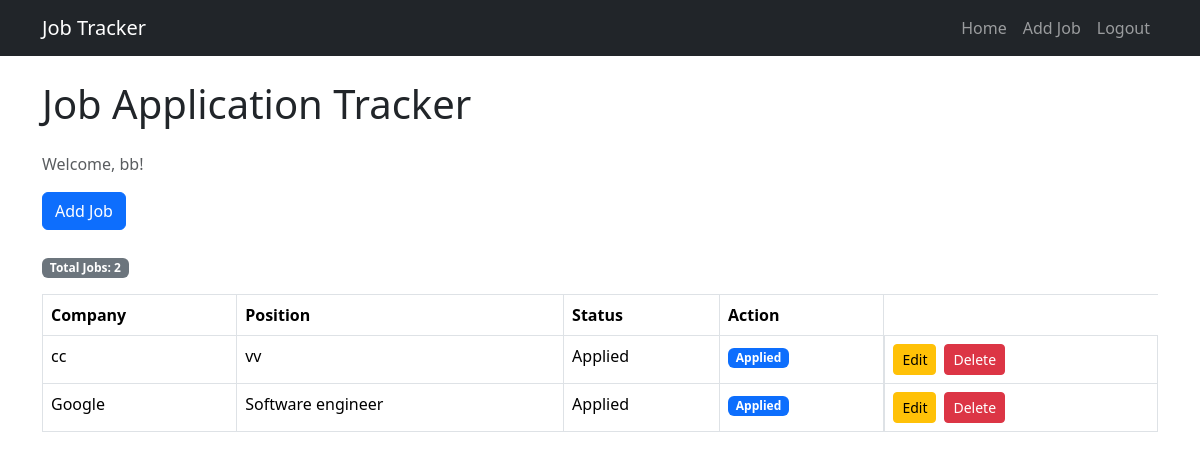
Page / (signed in) on the earlier database version.
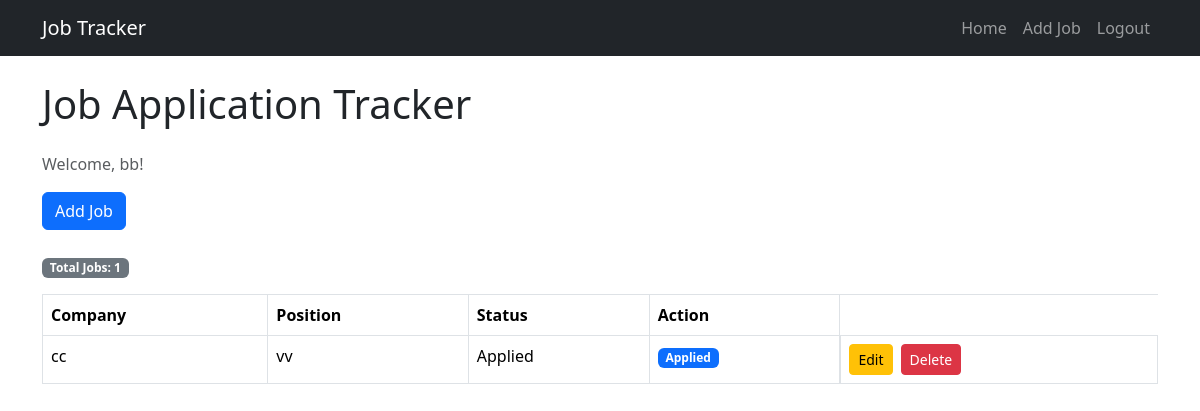
Same page on the later database version.
### tables this page shows
CREATE TABLE jobs (
    id INTEGER PRIMARY KEY AUTOINCREMENT,
    user_id INTEGER,
    company TEXT NOT NULL,
    position TEXT NOT NULL,
    status TEXT NOT NULL
);

### app.py (the view)
@app.route("/")
def index():
    if "user_id" not in session:
        return redirect("/login")
    db.execute(
        "SELECT * FROM jobs WHERE user_id = ?",
        (session["user_id"],)
    )
    jobs = db.fetchall()
    return render_template("index.html", jobs=jobs)

### templates/index.html (shortened to what this page needs)
{% extends "layout.html" %}
{% block main %}
{% if jobs %}
<h1 class="mb-4">Job Application Tracker</h1>
<p class="text-muted">
    Welcome, {{ session["username"] }}!
</p>
<a href="/add" class="btn btn-primary mb-4">
    Add Job
</a>
<p>
    <span class="badge bg-secondary">
        Total Jobs: {{ jobs|length }}
    </span>
</p>
<table class="table table-bordered table-hover">
    <thead>
        <tr>
            <th>Company</th>
            <th>Position</th>
            <th>Status</th>
            <th>Action</th>
        </tr>
    </thead>
    <tbody>
        {% for job in jobs %}
        <tr>
            <td>{{ job[2] }}</td>
            <td>{{ job[3] }}</td>
            <td>{{ job[4] }}</td>
            <td>{% if job[4] == "Applied" %}
                <span class="badge bg-primary">Applied</span>
            {% elif job[4] == "Interview" %}
                <span class="badge bg-warning">Interview</span>
            {% elif job[4] == "Offer" %}
                <span class="badge bg-success">Offer</span>
            {% elif job[4] == "Rejected" %}
                <span class="badge bg-danger">Rejected</span>
            {% else %}
                {{ job[4] }}
            {% endif %}
            </td>
                <td class="d-flex gap-2">
                    <a href="/edit/{{ job[0] }}" class="btn btn-warning btn-sm">
                        Edit
                    </a>
                    <form action="/delete/{{ job[0] }}" method="post" style="display:inline;">
                    <button
                        class="btn btn-danger btn-sm"
                        type="submit"
                        onclick="return confirm('Delete this job?')">
                        Delete
                    </button>
                </form>
            </td>
        </tr>
        {% endfor %}
    </tbody>
</table>
{% endif %}
{% endblock %}

### templates/layout.html (shortened to what this page needs)
<!DOCTYPE html>
<html lang="en">
<head>
    <link href="https://cdn.jsdelivr.net/npm/bootstrap@5.3.3/dist/css/bootstrap.min.css" rel="stylesheet">
</head>
<body>
    <nav class="navbar navbar-expand-lg navbar-dark bg-dark">
        <div class="container">
            <a class="navbar-brand" href="/">Job Tracker</a>
        <div class="navbar-nav ms-auto">
            {% if session.get("user_id") %}
                <a class="nav-link" href="/">Home</a>
                <a class="nav-link" href="/add">Add Job</a>
                <a class="nav-link" href="/logout">Logout</a>
            {% else %}
                <a class="nav-link" href="/login">Login</a>
                <a class="nav-link" href="/register">Register</a>
            {% endif %}
        </div>
        </div>
    </nav>
    <main class="container mt-4">
        {% block main %}{% endblock %}
    </main>
</body>
</html>

Differences in the rows shown:
removed jobs: company "Google", position "Software engineer", status "Applied"
Other differences:
{{ jobs|length }}: "2" → "1"
